Frame 1 (no input): blank canvas, image omitted
Frame 60 (the mouse pressed at the canvas centre just before this capture): blank canvas, image omitted
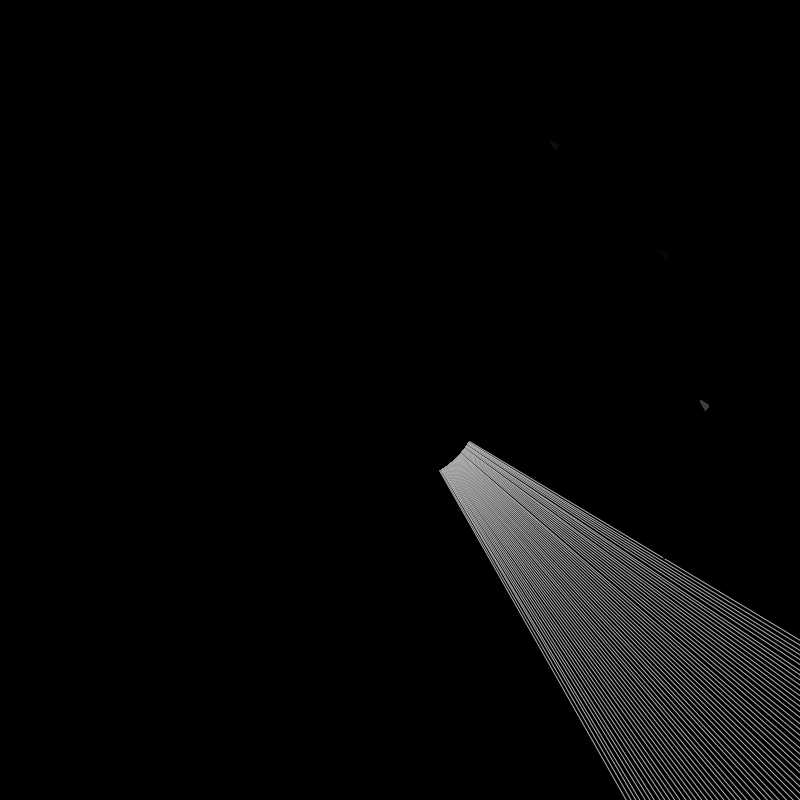
Frame 120 (the mouse held since frame 60 and released just before this capture)

The Processing sketch whose frames 1 and 60 were blank and that drew this single picture after the mouse press (run headless with seeded random() and noise(); from frame 60 on, the mouse is pressed at the canvas centre):

// Processing sketch: processing_96616
// ── processing_96616.pde

class snail {
  PVector location;
  PVector startP;
  PVector endP;
  color Scolor;
  int maxSize = 10;
  int minSize = 5;
  float size = 0;
  float statue = 0;
  float angle = 1;

  snail() {
    location = new PVector(0, 0);
    startP = new PVector(0, 0);
    endP = new PVector(0, 0);
    color Scolor = color(0.0, 0.0, 0.0);
    float statue = 0;
  }

  snail(float x, float y) {
    startP = new PVector(0, 0);
    location = new PVector(x, y);
    endP = new PVector(0, 0);
    size = random(minSize, maxSize);
  }
  void display() {
    pushMatrix();
    translate(location.x, location.y);
    stroke(Scolor);
    line(startP.x, startP.y, endP.x, endP.y);
    popMatrix();
  }
  void reColor() {
    Scolor = color(random(255));
  }
  void move() {
    float dx = cos(radians(angle));
    float dy = sin(radians(angle));
    startP.x = statue * dx;
    startP.y = statue * dy;
    endP.x = (statue + size) * dx;
    endP.y = (statue + size) * dy;
    statue = statue + 0.01;
    angle = angle + 0.5;
    size = size + 0.01;
  }
}
int caught;
int h;
snail[] Snail = new snail[12];
snail dateSnail;
void setup() {
  frameRate(3600);
  size(800, 800);
  background(0);
  caught = 0;
  for (int i = 0; i < 12; i++) {
    float dx = cos(radians(30 * i - 60));
    float dy = sin(radians(30 * i - 60));
    Snail[i] = new snail(width / 2 + 300 * dx, height / 2 + 300 * dy);
    dateSnail = new snail(width / 2, height / 2);
    dateSnail.size = 500;
    dateSnail.statue = 80;
  }
}
void draw() {
  println(frameCount);
  if (caught == 0) {
    h= hour() % 12;
    for (int i = 0; i < h - 1; i++) {
      Snail[i].move();
      Snail[i].display();
    }
    if (frameCount == 3600) {
      caught = 1;
    }
  }
  if (caught == 1) {
    h= hour() % 12;
    int s = minute() * 60 + second();
    Snail[h-1].move();
    Snail[h-1].display();
    if (frameCount == 3600 + s) {
      caught = 2;
    }
  }
  if (caught == 2) {
    frameRate(1);
    h= hour() % 12;
    Snail[h-1].move();
    Snail[h-1].display();
  }
  dateSnail.move();
  dateSnail.display();



  if (frameCount % 60 == 0) {
    for (int i = 0; i < 12; i++)
      Snail[i].reColor();
    dateSnail.reColor();
  }
}
